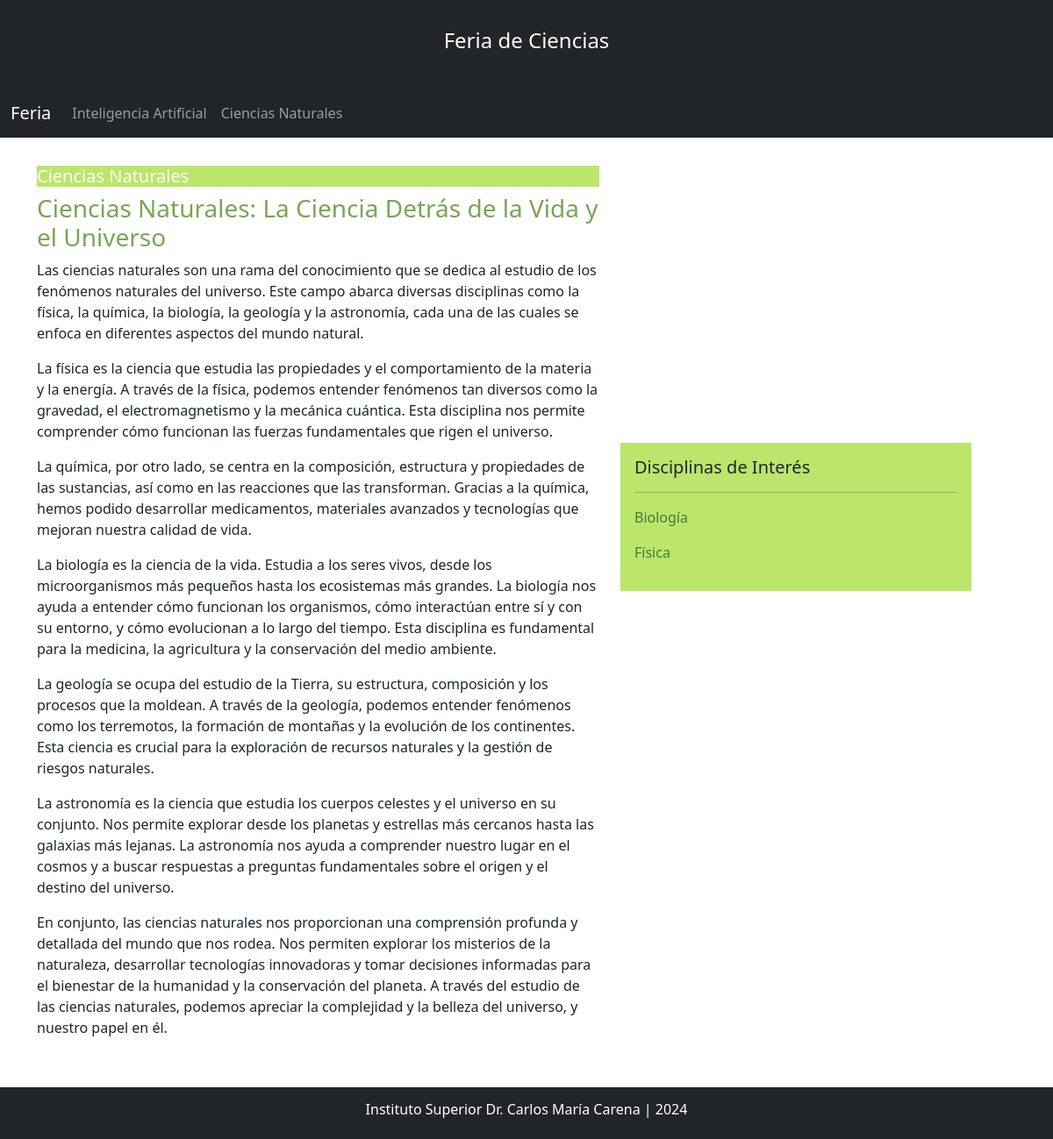
/Cnaturales/proyecto/3/, run on an earlier commit of the app's database.
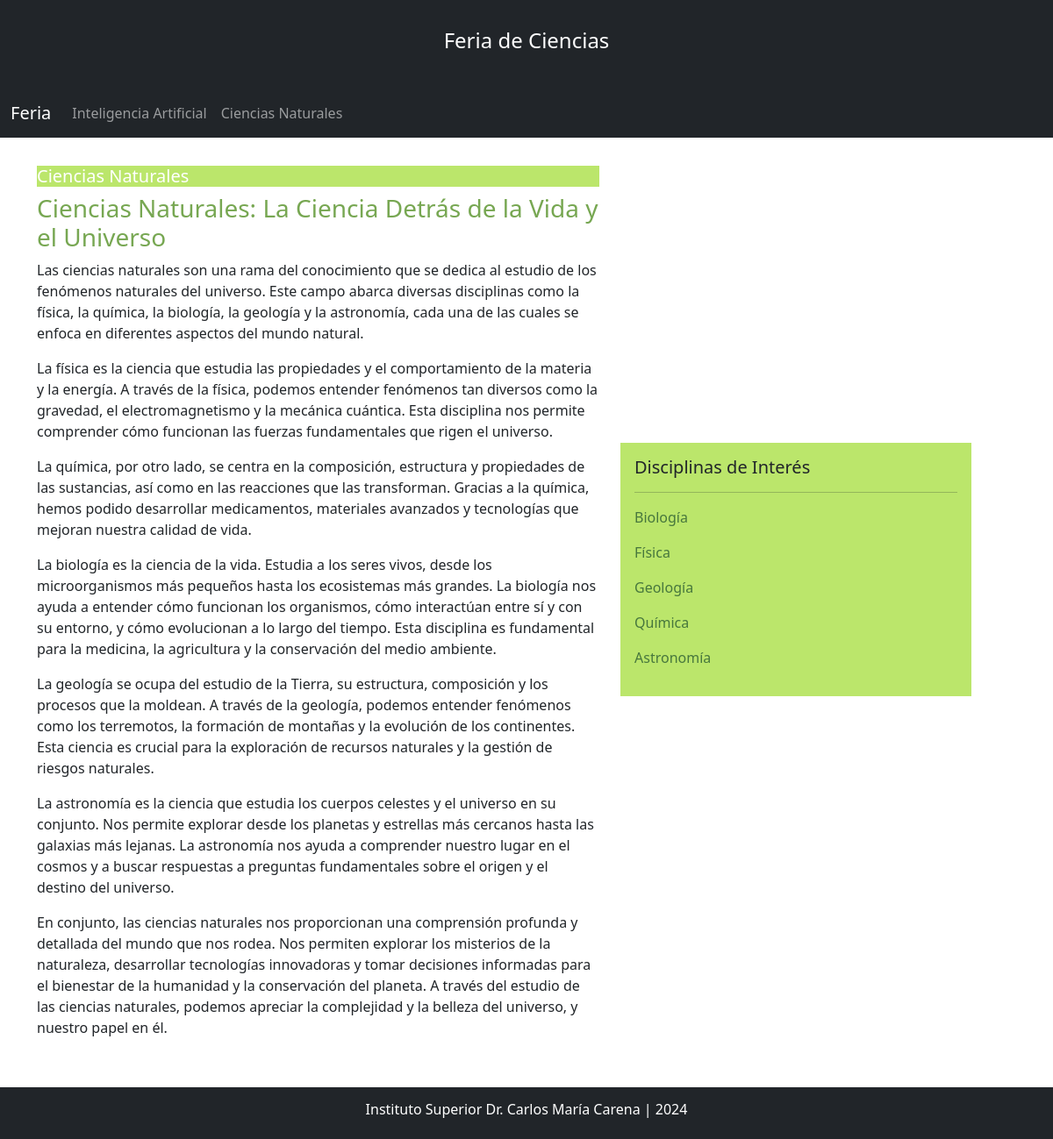
And on a later commit of the database.
### FeriaCiencias/models.py (models this page shows, shortened)
class Proyecto(models.Model):
    nombre = models.CharField(max_length=50)
    titulo = models.CharField(max_length=100)
    descripcion = models.TextField()
    imagen = models.CharField(max_length=100)
    link = models.CharField(max_length=100, default='', null=True)

class Seccion(models.Model):
    titulo = models.CharField(max_length=100)
    descripcion = models.TextField()
    imagen = models.CharField(max_length=100)
    idProyecto = models.ForeignKey(Proyecto, on_delete=models.PROTECT)
    link = models.CharField(max_length=100, default='', null=True)

### FeriaCiencias/views.py (the view)
# urls.py: path('Cnaturales/proyecto/<int:pk>/', views.proyectoCnaturales, name='proyectoCnaturales'),
def proyectoCnaturales(request, pk):
    proyectos = Proyecto.objects.all()
    proyecto = Proyecto.objects.get(id=pk)
    secciones = Seccion.objects.filter(idProyecto__nombre__icontains=proyecto.nombre)
    context = {"proyecto": proyecto, "proyectos": proyectos, "secciones": secciones}
    return render(request, "ciencias_naturales/proyectoCnaturales.html", context)

### Carena/templates/ciencias_naturales/proyectoCnaturales.html (shortened to what this page needs)
{% extends "base.html" %}
{% load static %}
{% block content %}
    <div id="contenido" class="container mt-2">
        <div class="row">
            <div class="col-12 col-md-6 col-lg-7 col-xxl-8">
                <h5 class="titulo"><a class="text-white text-decoration-none" href="{{ proyecto.link }}/{{ proyecto.id }}">{{ proyecto.nombre }}</a></h5>
                <h3 class="subtitulo">{{ proyecto.titulo }}</h3>
                {{ proyecto.descripcion|safe }}
            </div>
            <div class="col-12 col-md-6 col-lg-5 col-xxl-4">
                <div id="imagen"
                     style="background-image: url('{% static proyecto.imagen %}');
                             background-position: center;
                             height: 300px;
                             background-size: contain;
                             background-repeat: no-repeat">
                </div>
                <div class="d-none d-md-block p-3 mt-3" style="background-color: #bbe66b; width:400px;">
                    <h5>Disciplinas de Interés</h5>
                    <hr>
                    {% for s in secciones %}
                        <p><a class="text-decoration-none"style="color: #47773d;" href="{{ s.link }}/{{ s.id }}">{{ s.titulo }}</a></p>
                    {%  endfor %}
                </div>
            </div>
        </div>
    </div>
{% endblock %}

### Carena/templates/base.html (shortened to what this page needs)
{% load static %}
<!DOCTYPE html>
<html lang="en">
<head>
    {% load bootstrap5 %}
    {% bootstrap_css %}
    <link rel="stylesheet" href="{% static 'estilos.css' %}">
</head>
<body>
    <div class="d-flex flex-column min-vh-100">
        <header class="container-fluid bg-dark text-white text-center p-10" style="padding: 2rem;">
            <h4>Feria de Ciencias</h4>
        </header>
        <nav class="navbar navbar-expand-sm bg-dark navbar-dark sticky-top mb-4">
            <div class="container-fluid">
                <a class="navbar-brand" href="/index">Feria</a>
                <div class="collapse navbar-collapse" id="collapsibleNavbar">
                    <ul class="navbar-nav">
                        {% for p in proyectos %}
                        <li class="nav-item">
                            <a class="nav-link" href="{{ p.link }}/{{ p.id }}">{{ p.nombre }}</a>
                        </li>
                        {% endfor %}
                    </ul>
                </div>
            </div>
        </nav>
        <main class="flex-fill">
            {% block content %}
            {% endblock %}
        </main>
        <footer class="container-fluid bg-dark text-center p-3 text-white mt-4">
            <h6>Instituto Superior Dr. Carlos María Carena | 2024</h6>
        </footer>
    </div>
</body>
</html>

What changed in the data, as far as the page shows it:
added Seccion: titulo "Geología"
added Seccion: titulo "Química"
added Seccion: titulo "Astronomía"
